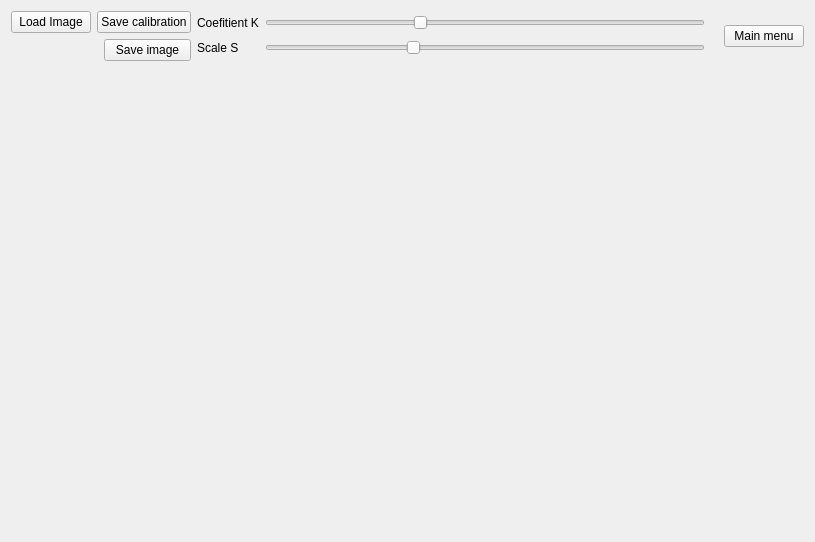
<?xml version="1.0" encoding="UTF-8"?>
<ui version="4.0">
 <class>calibrationForm</class>
 <widget class="QWidget" name="calibrationForm">
  <property name="geometry">
   <rect>
    <x>0</x>
    <y>0</y>
    <width>815</width>
    <height>542</height>
   </rect>
  </property>
  <property name="sizePolicy">
   <sizepolicy hsizetype="Expanding" vsizetype="Expanding">
    <horstretch>0</horstretch>
    <verstretch>0</verstretch>
   </sizepolicy>
  </property>
  <property name="windowTitle">
   <string>Form</string>
  </property>
  <layout class="QVBoxLayout" name="verticalLayout_2">
   <item>
    <layout class="QVBoxLayout" name="verticalLayout" stretch="1,9">
     <item>
      <layout class="QHBoxLayout" name="horizontalLayout" stretch="1,10,1">
       <item>
        <layout class="QVBoxLayout" name="verticalLayout_3">
         <item>
          <layout class="QHBoxLayout" name="horizontalLayout_2">
           <item>
            <widget class="QPushButton" name="loadcalibImageButton">
             <property name="text">
              <string>Load Image</string>
             </property>
            </widget>
           </item>
           <item>
            <widget class="QPushButton" name="saveCalibrationButton">
             <property name="text">
              <string>Save calibration</string>
             </property>
            </widget>
           </item>
          </layout>
         </item>
         <item>
          <layout class="QHBoxLayout" name="horizontalLayout_3" stretch="1,1">
           <item>
            <widget class="QLabel" name="statusLabel">
             <property name="text">
              <string/>
             </property>
            </widget>
           </item>
           <item>
            <widget class="QPushButton" name="saveImageButton">
             <property name="text">
              <string>Save image</string>
             </property>
            </widget>
           </item>
          </layout>
         </item>
        </layout>
       </item>
       <item>
        <layout class="QGridLayout" name="gridLayout">
         <item row="0" column="0">
          <widget class="QLabel" name="coefKLabel">
           <property name="text">
            <string>Coefitient K</string>
           </property>
          </widget>
         </item>
         <item row="0" column="2">
          <widget class="QLabel" name="coefitientKValueLabel">
           <property name="text">
            <string/>
           </property>
          </widget>
         </item>
         <item row="1" column="1">
          <widget class="QSlider" name="scaleSlider">
           <property name="styleSheet">
            <string notr="true">selection-background-color: transparent</string>
           </property>
           <property name="minimum">
            <number>1</number>
           </property>
           <property name="maximum">
            <number>300</number>
           </property>
           <property name="singleStep">
            <number>1</number>
           </property>
           <property name="pageStep">
            <number>1</number>
           </property>
           <property name="value">
            <number>100</number>
           </property>
           <property name="orientation">
            <enum>Qt::Horizontal</enum>
           </property>
          </widget>
         </item>
         <item row="1" column="0">
          <widget class="QLabel" name="scaleLabel">
           <property name="text">
            <string>Scale S</string>
           </property>
          </widget>
         </item>
         <item row="0" column="1">
          <widget class="QSlider" name="coefKSlider">
           <property name="contextMenuPolicy">
            <enum>Qt::DefaultContextMenu</enum>
           </property>
           <property name="accessibleDescription">
            <string/>
           </property>
           <property name="layoutDirection">
            <enum>Qt::LeftToRight</enum>
           </property>
           <property name="autoFillBackground">
            <bool>false</bool>
           </property>
           <property name="styleSheet">
            <string notr="true">selection-background-color: transparent</string>
           </property>
           <property name="minimum">
            <number>-160</number>
           </property>
           <property name="maximum">
            <number>300</number>
           </property>
           <property name="singleStep">
            <number>1</number>
           </property>
           <property name="pageStep">
            <number>2</number>
           </property>
           <property name="tracking">
            <bool>true</bool>
           </property>
           <property name="orientation">
            <enum>Qt::Horizontal</enum>
           </property>
          </widget>
         </item>
         <item row="1" column="2">
          <widget class="QLabel" name="scaleValueLabel">
           <property name="text">
            <string/>
           </property>
          </widget>
         </item>
        </layout>
       </item>
       <item>
        <widget class="QPushButton" name="mainMenuButton">
         <property name="text">
          <string>Main menu</string>
         </property>
        </widget>
       </item>
      </layout>
     </item>
     <item>
      <widget class="QLabel" name="imageLabel">
       <property name="text">
        <string/>
       </property>
      </widget>
     </item>
    </layout>
   </item>
  </layout>
 </widget>
 <resources/>
 <connections/>
</ui>
